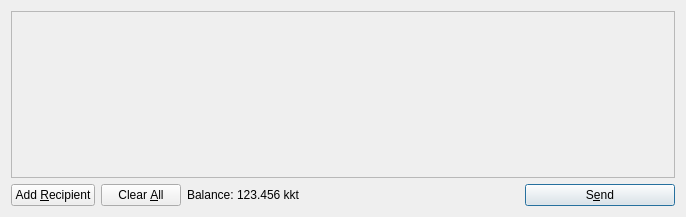
<?xml version="1.0" encoding="UTF-8"?>
<ui version="4.0">
 <class>SendCoinsDialog</class>
 <widget class="QDialog" name="SendCoinsDialog">
  <property name="geometry">
   <rect>
    <x>0</x>
    <y>0</y>
    <width>686</width>
    <height>217</height>
   </rect>
  </property>
  <property name="windowTitle">
   <string>Send Coins</string>
  </property>
  <layout class="QVBoxLayout" name="verticalLayout">
   <item>
    <widget class="QScrollArea" name="scrollArea">
     <property name="widgetResizable">
      <bool>true</bool>
     </property>
     <widget class="QWidget" name="scrollAreaWidgetContents">
      <property name="geometry">
       <rect>
        <x>0</x>
        <y>0</y>
        <width>666</width>
        <height>165</height>
       </rect>
      </property>
      <layout class="QVBoxLayout" name="verticalLayout_2">
       <property name="margin">
        <number>0</number>
       </property>
       <item>
        <layout class="QVBoxLayout" name="entries">
         <property name="spacing">
          <number>6</number>
         </property>
        </layout>
       </item>
       <item>
        <spacer name="verticalSpacer">
         <property name="orientation">
          <enum>Qt::Vertical</enum>
         </property>
         <property name="sizeHint" stdset="0">
          <size>
           <width>20</width>
           <height>40</height>
          </size>
         </property>
        </spacer>
       </item>
      </layout>
     </widget>
    </widget>
   </item>
   <item>
    <layout class="QHBoxLayout" name="horizontalLayout">
     <item>
      <widget class="QPushButton" name="addButton">
       <property name="toolTip">
        <string>Send to multiple recipients at once</string>
       </property>
       <property name="text">
        <string>Add &amp;Recipient</string>
       </property>
       <property name="icon">
        <iconset resource="../bitcoin.qrc">
         <normaloff>:/icons/add</normaloff>:/icons/add</iconset>
       </property>
       <property name="autoDefault">
        <bool>false</bool>
       </property>
      </widget>
     </item>
     <item>
      <widget class="QPushButton" name="clearButton">
       <property name="sizePolicy">
        <sizepolicy hsizetype="Minimum" vsizetype="Fixed">
         <horstretch>0</horstretch>
         <verstretch>0</verstretch>
        </sizepolicy>
       </property>
       <property name="toolTip">
        <string>Remove all transaction fields</string>
       </property>
       <property name="text">
        <string>Clear &amp;All</string>
       </property>
       <property name="icon">
        <iconset resource="../bitcoin.qrc">
         <normaloff>:/icons/remove</normaloff>:/icons/remove</iconset>
       </property>
       <property name="autoRepeatDelay">
        <number>300</number>
       </property>
       <property name="autoDefault">
        <bool>false</bool>
       </property>
      </widget>
     </item>
     <item>
      <layout class="QHBoxLayout" name="horizontalLayout_2">
       <property name="spacing">
        <number>3</number>
       </property>
       <item>
        <widget class="QLabel" name="label">
         <property name="text">
          <string>Balance:</string>
         </property>
        </widget>
       </item>
       <item>
        <widget class="QLabel" name="labelBalance">
         <property name="cursor">
          <cursorShape>IBeamCursor</cursorShape>
         </property>
         <property name="text">
          <string>123.456 kkt</string>
         </property>
         <property name="textInteractionFlags">
          <set>Qt::LinksAccessibleByMouse|Qt::TextSelectableByKeyboard|Qt::TextSelectableByMouse</set>
         </property>
        </widget>
       </item>
      </layout>
     </item>
     <item>
      <spacer name="horizontalSpacer">
       <property name="orientation">
        <enum>Qt::Horizontal</enum>
       </property>
       <property name="sizeHint" stdset="0">
        <size>
         <width>40</width>
         <height>20</height>
        </size>
       </property>
      </spacer>
     </item>
     <item>
      <widget class="QPushButton" name="sendButton">
       <property name="minimumSize">
        <size>
         <width>150</width>
         <height>0</height>
        </size>
       </property>
       <property name="toolTip">
        <string>Confirm the send action</string>
       </property>
       <property name="text">
        <string>S&amp;end</string>
       </property>
       <property name="icon">
        <iconset resource="../bitcoin.qrc">
         <normaloff>:/icons/send</normaloff>:/icons/send</iconset>
       </property>
       <property name="default">
        <bool>true</bool>
       </property>
      </widget>
     </item>
    </layout>
   </item>
  </layout>
 </widget>
 <resources>
  <include location="../bitcoin.qrc"/>
 </resources>
 <connections/>
</ui>
